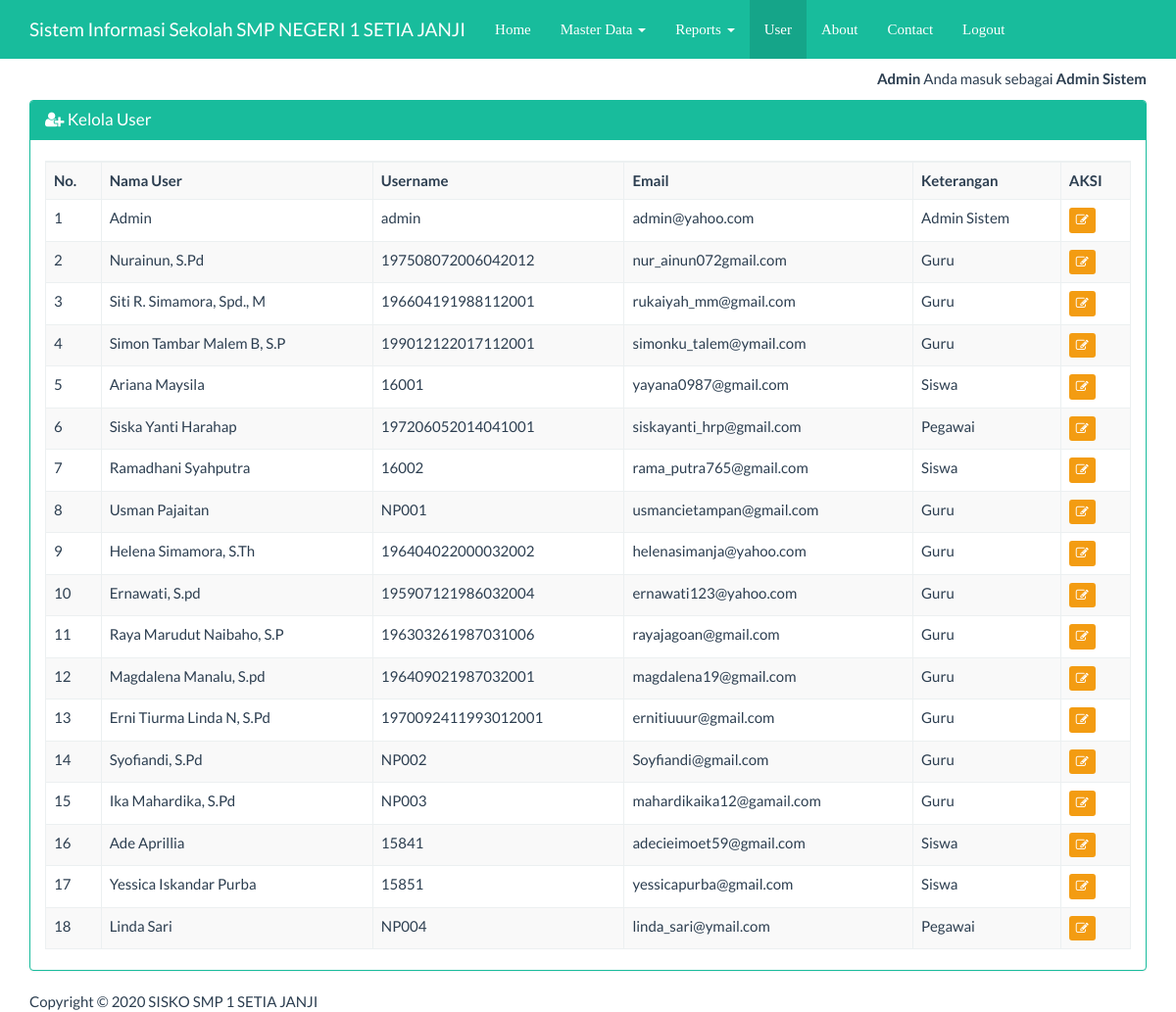
/index_admin.php?page=user&actions=tampil (signed in), run on the app's committed database.
### tables this page shows
CREATE TABLE `user` (
  `id` int(5) NOT NULL,
  `username` varchar(25) NOT NULL,
  `pass` varchar(40) NOT NULL,
  `email` varchar(25) NOT NULL,
  `user_nama` varchar(25) NOT NULL,
  `level` int(5) NOT NULL,
  `ket` text NOT NULL
);

### views/user_tampil.php (the view, shortened to what this page needs)
<nav class="navbar navbar-inverse navbar-fixed-top">
    <div class="container">
        <div class="navbar-header">
            <a class="navbar-brand" href="?page=utama" >Sistem Informasi Sekolah SMP NEGERI 1 SETIA JANJI</a>
        </div>
        <div id="navbar" class="navbar-collapse collapse">
            <ul class="nav navbar-nav">
                <li ><a href="?page=utama" style="font-family: cursive;">Home</a></li>
                <?php if(isset($_SESSION['level']) && $_SESSION['level']==1) { ?>
                <li class="dropdown">
                    <a href="#" class="dropdown-toggle" data-toggle="dropdown" role="button" aria-haspopup="true" aria-expanded="false" style="font-family: cursive;">Master Data <span class="caret"></span></a>
                </li>
                <li class="dropdown">
                    <a href="#" class="dropdown-toggle" data-toggle="dropdown" role="button" aria-haspopup="true" aria-expanded="false" style="font-family: cursive;">Reports <span class="caret"></span></a>
                </li>
                <li class="active"><a href="?page=user&actions=tampil" style="font-family: cursive;">User</a></li>
                <?php } ?>
                <li><a href="?page=about&actions=tampil" style="font-family: cursive;">About</a></li>
                <li><a href="index_admin.php?page=kontak&actions=tampil" style="font-family: cursive;">Contact</a></li>
                    <?php if (isset($_SESSION['user'])) { ?>
                    <li><a href="logout.php" style="font-family: cursive;">Logout</a></li>
                <?php } ?>
            </ul>
        </div>
    </div>
</nav>
<div class="container">
    <div class="row">
        <div class="col-xs-12">
            <div class="panel panel-success">
                <div class="panel-heading">
                    <h3 class="panel-title"><span class="fa fa-user-plus"></span> Kelola User</h3>
                </div>
                <div class="panel-body">
                    <table id="dtskripsi" class="table table-bordered table-striped table-hover">
                        <tbody>
                          <tr>
                              <th>No.</th><th>Nama User</th><th>Username</th><th>Email</th><th>Keterangan</th><th>AKSI</th>
                          </tr>
                            <?php
                            $sql = "SELECT * FROM user";
                            $query = mysqli_query($koneksi, $sql) or die("SQL Anda Salah");
                            $nomor = 0;
                            while ($data = mysqli_fetch_array($query)) {
                                $nomor++;
                                ?>
                                <tr>
                                    <td><?= $nomor ?></td>
									<td><?= $data['user_nama'] ?></td>
				                    <td><?= $data['username'] ?></td>
				                    <td><?= $data['email'] ?></td>
                                    <td><?= $data['ket'] ?> </td>
                                    <td>
                                        <a href="?page=user&actions=edit&uid=<?= $data['username'] ?>" class="btn btn-warning btn-xs">
                                            <span class="fa fa-edit"></span>
                                        </a>
                                    </td>
                                </tr>
                            <?php } ?>
                        </tbody>
                    </table>
                </div>
            </div>
        </div>
    </div>
</div>

### index_admin.php (style rules this page uses)
body { margin-top:70px; }

### data on the page
user: user_nama "Admin", username "admin", email "admin@yahoo.com", ket "Admin Sistem"
user: user_nama "Nurainun, S.Pd", username "197508072006042012", email "nur_ainun072gmail.com", ket "Guru"
user: user_nama "Siti R. Simamora, Spd., M", username "196604191988112001", email "rukaiyah_mm@gmail.com", ket "Guru"
user: user_nama "Simon Tambar Malem B, S.P", username "199012122017112001", email "simonku_talem@ymail.com", ket "Guru"
user: user_nama "Ariana Maysila", username "16001", email "yayana0987@gmail.com", ket "Siswa"
user: user_nama "Siska Yanti Harahap", username "197206052014041001", email "siskayanti_hrp@gmail.com", ket "Pegawai"
user: user_nama "Ramadhani Syahputra", username "16002", email "rama_putra765@gmail.com", ket "Siswa"
user: user_nama "Usman Pajaitan", username "NP001", email "usmancietampan@gmail.com", ket "Guru"
user: user_nama "Helena Simamora, S.Th", username "196404022000032002", email "helenasimanja@yahoo.com", ket "Guru"
user: user_nama "Ernawati, S.pd", username "195907121986032004", email "ernawati123@yahoo.com", ket "Guru"
user: user_nama "Raya Marudut Naibaho, S.P", username "196303261987031006", email "rayajagoan@gmail.com", ket "Guru"
user: user_nama "Magdalena Manalu, S.pd", username "196409021987032001", email "magdalena19@gmail.com", ket "Guru"
user: user_nama "Erni Tiurma Linda N, S.Pd", username "1970092411993012001", email "ernitiuuur@gmail.com", ket "Guru"
user: user_nama "Syofiandi, S.Pd", username "NP002", email "Soyfiandi@gmail.com", ket "Guru"
user: user_nama "Ika Mahardika, S.Pd", username "NP003", email "mahardikaika12@gamail.com", ket "Guru"
user: user_nama "Ade Aprillia", username "15841", email "adecieimoet59@gmail.com", ket "Siswa"
user: user_nama "Yessica Iskandar Purba", username "15851", email "yessicapurba@gmail.com", ket "Siswa"
user: user_nama "Linda Sari", username "NP004", email "linda_sari@ymail.com", ket "Pegawai"

### other printed values
$_SESSION['nama'] "Admin"
$_SESSION['ket'] "Admin Sistem"
